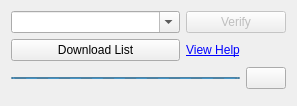
<?xml version="1.0" encoding="UTF-8"?>
<ui version="4.0">
 <class>PomfOptions</class>
 <widget class="QWidget" name="PomfOptions">
  <property name="geometry">
   <rect>
    <x>0</x>
    <y>0</y>
    <width>297</width>
    <height>106</height>
   </rect>
  </property>
  <property name="windowTitle">
   <string>Form</string>
  </property>
  <layout class="QGridLayout" name="gridLayout">
   <item row="0" column="0">
    <widget class="QComboBox" name="pomfUrlComboBox">
     <property name="sizePolicy">
      <sizepolicy hsizetype="Expanding" vsizetype="Fixed">
       <horstretch>0</horstretch>
       <verstretch>0</verstretch>
      </sizepolicy>
     </property>
     <property name="toolTip">
      <string>URL to a pomf.se clone</string>
     </property>
     <property name="editable">
      <bool>true</bool>
     </property>
    </widget>
   </item>
   <item row="0" column="1" colspan="2">
    <widget class="QPushButton" name="verifyButton">
     <property name="enabled">
      <bool>false</bool>
     </property>
     <property name="text">
      <string>Verify</string>
     </property>
    </widget>
   </item>
   <item row="1" column="0">
    <widget class="QPushButton" name="downloadListButton">
     <property name="text">
      <string>Download List</string>
     </property>
    </widget>
   </item>
   <item row="1" column="1">
    <widget class="QLabel" name="helpLabel">
     <property name="sizePolicy">
      <sizepolicy hsizetype="Minimum" vsizetype="Preferred">
       <horstretch>0</horstretch>
       <verstretch>0</verstretch>
      </sizepolicy>
     </property>
     <property name="text">
      <string>&lt;a href=&quot;https://lightscreen.com.ar/help#pomf&quot;&gt;View Help&lt;/a&gt;</string>
     </property>
     <property name="alignment">
      <set>Qt::AlignCenter</set>
     </property>
    </widget>
   </item>
   <item row="3" column="0">
    <spacer name="verticalSpacer">
     <property name="orientation">
      <enum>Qt::Vertical</enum>
     </property>
     <property name="sizeHint" stdset="0">
      <size>
       <width>0</width>
       <height>0</height>
      </size>
     </property>
    </spacer>
   </item>
   <item row="2" column="2">
    <widget class="QPushButton" name="cancelButton">
     <property name="text">
      <string/>
     </property>
     <property name="icon">
      <iconset resource="../lightscreen.qrc">
       <normaloff>:/icons/no</normaloff>:/icons/no</iconset>
     </property>
    </widget>
   </item>
   <item row="2" column="0" colspan="2">
    <widget class="QProgressBar" name="progressIndicatorBar">
     <property name="maximumSize">
      <size>
       <width>16777215</width>
       <height>2</height>
      </size>
     </property>
     <property name="maximum">
      <number>0</number>
     </property>
     <property name="value">
      <number>0</number>
     </property>
     <property name="textVisible">
      <bool>false</bool>
     </property>
    </widget>
   </item>
  </layout>
 </widget>
 <resources>
  <include location="../lightscreen.qrc"/>
 </resources>
 <connections/>
</ui>
